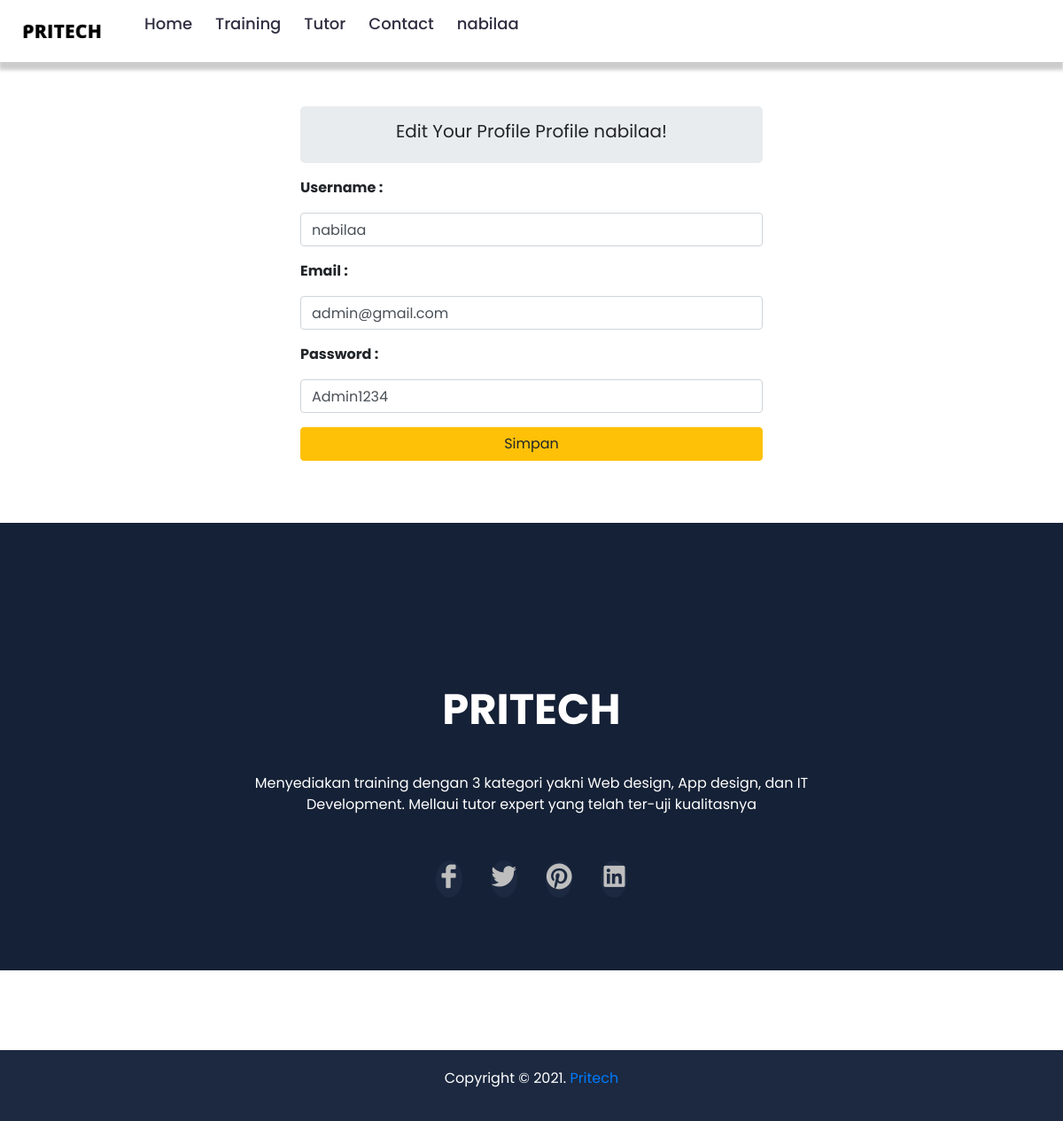
Screenshot of /profile.php?id_user=1 (signed in) with the database file from the repository.
### tables this page shows
CREATE TABLE `user` (
  `id_user` int(10) NOT NULL,
  `username` varchar(256) NOT NULL,
  `email` varchar(256) NOT NULL,
  `password` varchar(256) NOT NULL,
  `level` varchar(50) NOT NULL
);

### profile.php (the view, shortened to what this page needs)
<?php
if (isset($_SESSION['id_user']) && isset($_SESSION['username'])) {
 ?>
<!DOCTYPE html>
<html lang="en">
<head>
    <link rel="stylesheet" href="assets/css/bootstrap.min.css">
    <link rel="stylesheet" href="assets/css/LineIcons.css">
    <link rel="stylesheet" href="assets/css/magnific-popup.css">
    <link rel="stylesheet" href="assets/css/default.css">
    <link rel="stylesheet" href="assets/css/slick.css">
    <link rel="stylesheet" href="assets/css/owl.carousel.css"/>
    <link rel="stylesheet" href="https://cdnjs.cloudflare.com/ajax/libs/font-awesome/5.8.2/css/all.css" />
    <link rel="stylesheet" href="https://stackpath.bootstrapcdn.com/bootstrap/4.3.1/css/bootstrap.min.css">
    <link rel="stylesheet" href="stylepro.css">
</head>
<body>
    <section id="awal">
    <div class="wrapper">
    <nav>
      <div class="content">
      <div class="logo"><a href='#' ><img src="dia.png" class="logo"></a></div>
        <ul class="links">
          <li><a href="utama.php">Home</a></li>
          <li><a href="haltraining.php">Training</a></li>
          <li><a href="haltutor.php">Tutor</a></li>
          <li><a href="utama.php?#contact">Contact</a></li>
          <?php if(isset($_SESSION['id_user'])) { ?>
          <li>
            <a href="#" class="desktop-link"><?php echo $_SESSION['username'];
                        ?></a>
            <?php } else { ?>
                    <li><a href="#">Sign Up</a></li>
                    <?php } ?>
          </li>
        </ul>
      </div>
    </nav>
  </div>
    </section>
    <?php
    include "koneksi.php";
    if(isset($_GET['id_user'])){
      $id = $_GET['id_user'];
      if(!empty($id)){
        $sql = mysqli_query($koneksi,"SELECT * FROM user WHERE id_user = '$id'") or die(mysqli_error());
        if(mysqli_num_rows($sql) == 0){
        echo '<div class="alert alert-warning">ID tidak ada dalam database.</div>';
        exit();
      }else{
        $data = mysqli_fetch_assoc($sql);
      }
    }
    }
    ?>
<section>
    <div class="container">
    <div class="row justify-content-center">
      <div class="col-lg-6 px-4 pb-4" id="order">
        <div class="jumbotron p-3 mb-2 text-center">
          <h6 class="lead"><b>Edit Your Profile Profile <?php echo $_SESSION['username'];?>!</b></h6>
        </div>
        <form action="" method="post" role="form">
          <div class="form-group">
            <p><b>Username :</b></p>
            <input type="text" name="username" class="form-control" value="<?php echo $data['username']; ?>" pattern="[a-z]{1,15}" title="Username should only contain lowercase letters. e.g. john" required>
          </div>
          <div class="form-group">
            <p><b>Email :</b></p>
            <input type="email" name="email" class="form-control" value="<?php echo $data['email']; ?>" required>
          </div>
          <div class="form-group">
            <p><b>Password :</b></p>
            <input type="text" name="password" class="form-control" value="<?php echo $data['password']; ?>" pattern="(?=^.{8,}$)((?=.*\d)|(?=.*\W+))(?![.\n])(?=.*[A-Z])(?=.*[a-z]).*$" title="Must contain number, uppercase, lowercase letter, and at least 8 characters" required>
          </div>
          <div class="form-group">
            <button type="submit" name="submit" id="submit" class="btn btn-warning btn-block"> <i class="glyphicon glyphicon-floppy-disk"></i> Simpan</button>
          </div>
        </form>
      </div>
    </div>
  </div>
</section>
<section></section>
    <footer id="footer" class="footer-area">
        <div class="footer-widget pt-50 pb-50">
            <div class="container">
                <div class="row justify-content-center">
                    <div class="col-lg-8">
                        <div class="footer-content text-center">
                            <a href="#">
                                <font size="18"><p class="mt-"><b>PRITECH</p></b></font>
                            </a>
                            <p class="mt-">Menyediakan training dengan 3 kategori yakni Web design, App design, dan IT Development. Mellaui tutor expert yang telah ter-uji kualitasnya</p>
                            <ul>
                                <li><a href="#"><i class="lni-facebook-filled"></i></a></li>
                                <li><a href="#"><i class="lni-twitter-original"></i></a></li>
                                <li><a href="#"><i class="lni-pinterest"></i></a></li>
                                <li><a href="#"><i class="lni-linkedin-original"></i></a></li>
                            </ul>
                        </div>
                    </div>
                </div>
            </div>
        </div>
        <div class="footer-copyright pb-20">
            <div class="container">
                <div class="row">
                    <div class="col-lg-12">
                        <div class="copyright-text text-center pt-20">
                            <p>Copyright © 2021. <a href="#">Pritech </a></p>
                        </div>
                    </div>
                </div>
            </div>
        </div>
    </footer>
</body>
</html>
<?php
}
?>

### assets/css/default.css (style rules this page uses)
.pt-20 { padding-top: 20px; }
.pt-50 { padding-top: 50px; }
.pb-20 { padding-bottom: 20px; }
.pb-50 { padding-bottom: 50px; }

### stylepro.css (style rules this page uses)
* { margin: 0; padding: 0; box-sizing: border-box; font-family: 'Poppins', sans-serif; }
section { position: relative; width: 100%; display: flex; justify-content: space-between; align-items: center; background-color: #fff; margin-bottom: 10px; padding-top: 10px; }
.wrapper nav { position: relative; display: flex; margin: 0 auto; height: 70px; align-items: center; justify-content: space-between; position:fixed; z-index:9999; top: 0; left: 0; width: 100%; height: 70px; padding: 20px 70px; background-color: #fff; box-shadow: 0px 8px 4px 1px rgba(0,0,0,0.2); }
nav .content { display: flex; align-items: center; }
nav .content .links { display: flex; margin-left: 700px; }
.content .logo { position: relative; max-width: 100px; }
.content .logo a { position: relative; max-width: 10px; }
.content .links li { list-style: none; line-height: 40px; }
.content .links li a, .content .links li label { font-size: 18px; font-weight: 500; padding: 5px 15px; border-radius: 10px; transition: all 0.3s ease; display: inline-block; color: #2F2E41; text-decoration: none; }
@media screen and (max-width: 1250px) { .wrapper nav { max-width: 100%; padding: 0 20px; } }
@media screen and (max-width: 1250px) { nav .content .links { margin-left: 30px; } }
@media screen and (max-width: 1250px) { .content .links li a { padding: 8px 13px; } }
.footer-widget { background-color: #152136; }
.footer-content p { color: #fff; margin-top: 35px; }
.footer-content ul { margin-top: 35px; }
.footer-content ul li { display: inline-block; margin: 0 14px; }
.footer-content ul li a { font-size: 30px; width: 74px; height: 70px; line-height: 74px; text-align: center; border-radius: 50%; color: #bebebe; background-color: #1c2940; -webkit-transition: all 0.3s ease-out 0s; -moz-transition: all 0.3s ease-out 0s; -ms-transition: all 0.3s ease-out 0s; -o-transition: all 0.3s ease-out 0s; transition: all 0.3s ease-out 0s; }
.footer-copyright { background-color: #1c2940; }
.footer-copyright .copyright-text p { color: #fff; }

### profile.php (style rules this page uses)
.container { margin-top: 90px; }

### rows the page displays
user: username "nabilaa", email "admin@gmail.com", password "Admin1234"

### other values shown
$_SESSION['username'] "nabilaa"
